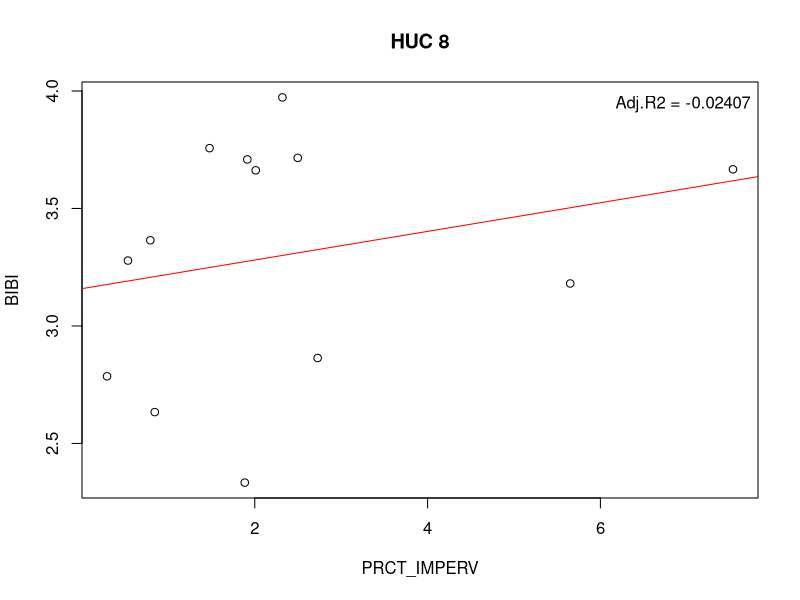
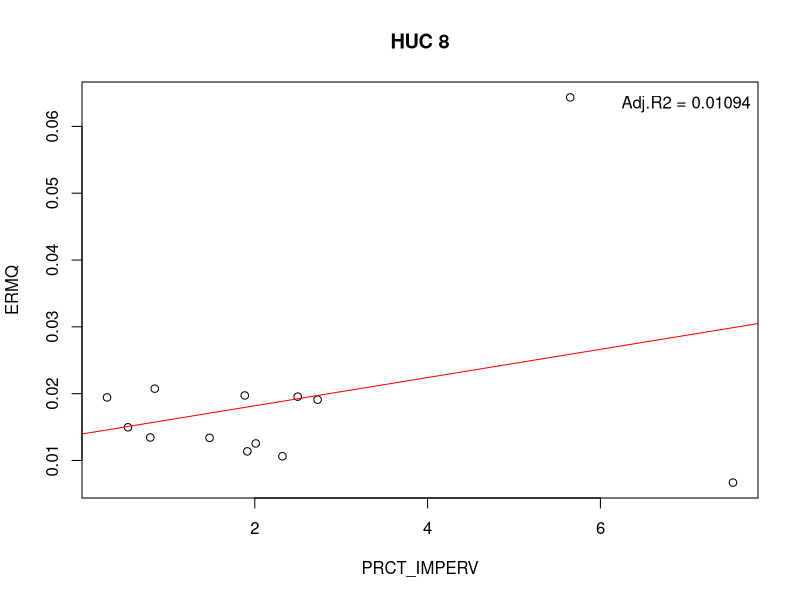
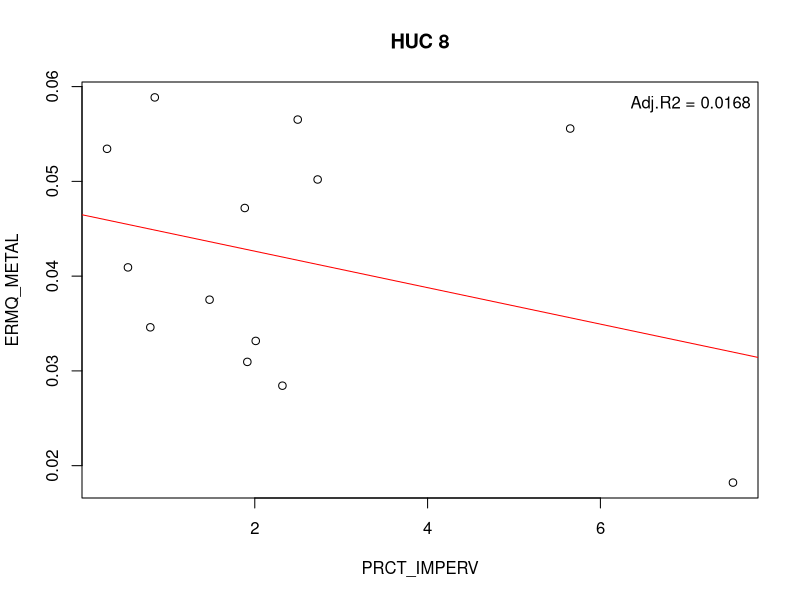
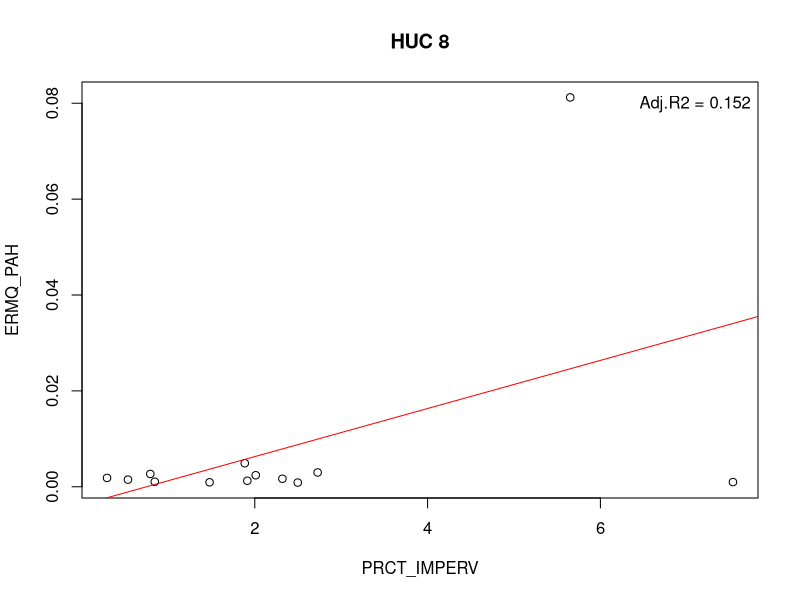
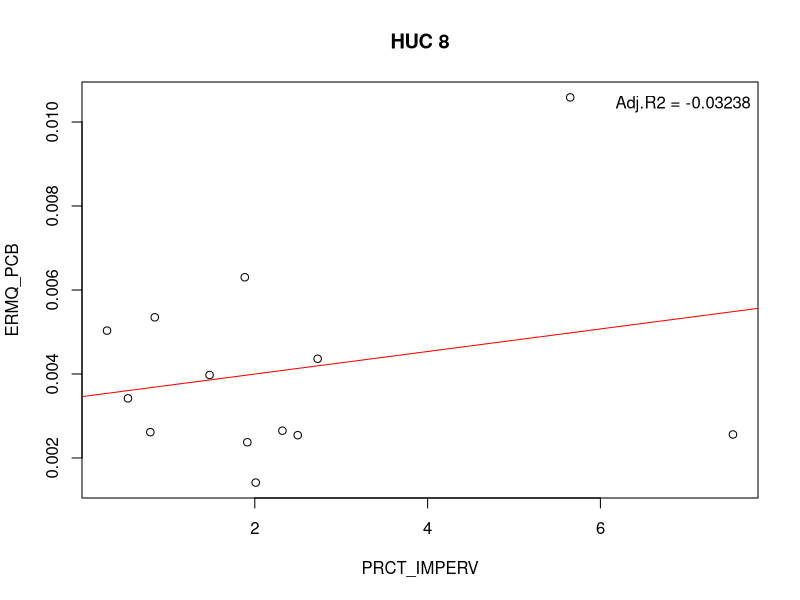
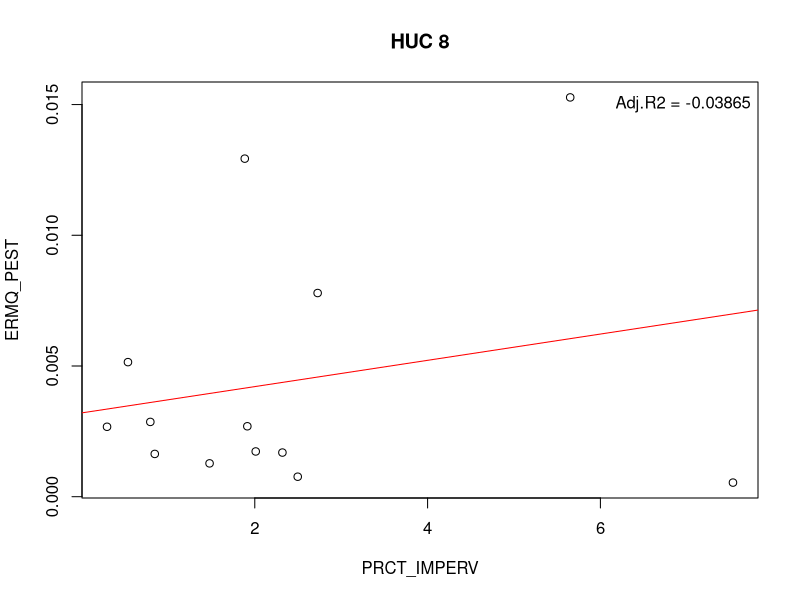
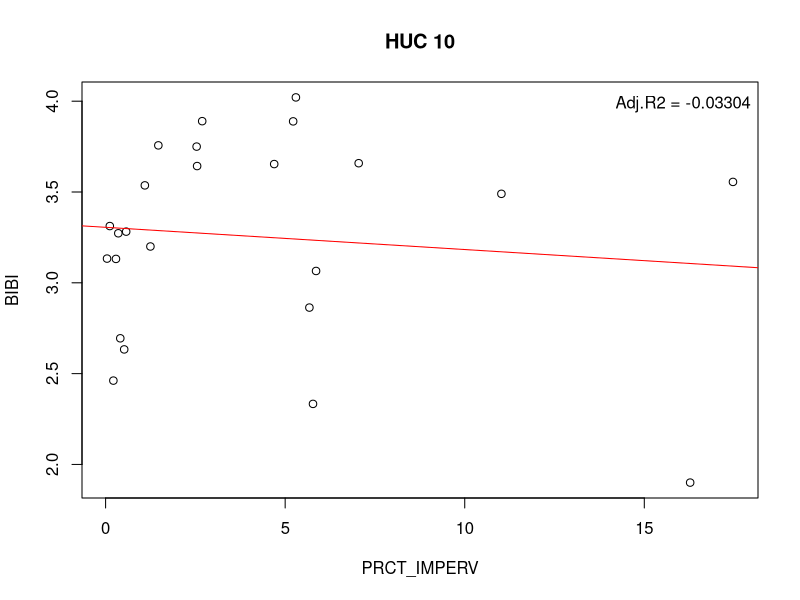
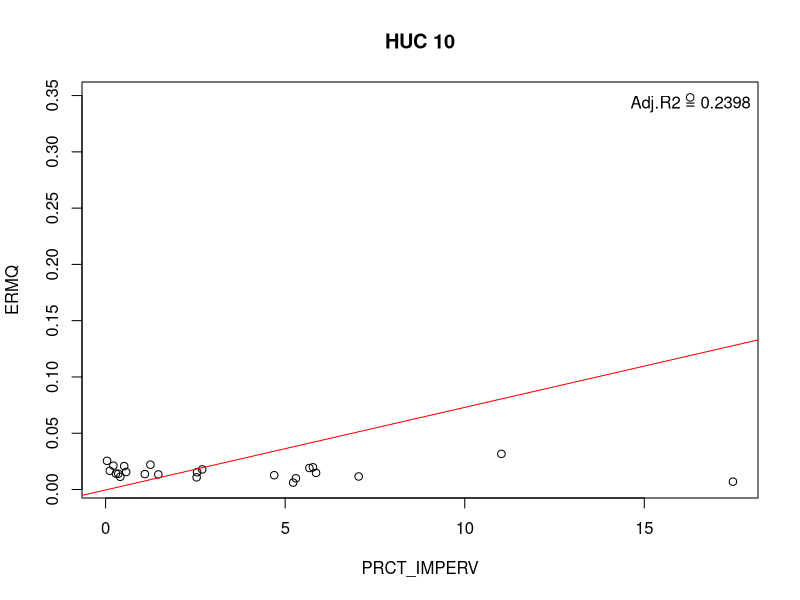

These charts were generated, in order, by the following R code:
## ---- chunk 1
library(dplyr)
library(tidyr)
## ---- chunk 2
#import data

scecap_watershed <- read.csv("./data/watershed_env_data.csv")
impervious <- read.csv("./data/impervious_prct_cover.csv")

#subset impervious data (most recent year, upland cat = 2) 

impervious_subset <- filter(impervious, YEAR == 2011, UPLAND == 2)

#join environmental data with impervious cover

scecap_imperv_join <- full_join(scecap_watershed, impervious_subset, by = "HUC_ID")

#remove HUCs w/ less than 3 stations

scecap_imperv_join <- filter(scecap_imperv_join, NUMBER_STATIONS >2)

#separate data by HUC digit

scecap_imperv_huc08 <- filter(scecap_imperv_join, HUC_DIGITS.x == 8)
scecap_imperv_huc10 <- filter(scecap_imperv_join, HUC_DIGITS.x == 10)
scecap_imperv_huc12 <- filter(scecap_imperv_join, HUC_DIGITS.x == 12)
scecap_imperv_huc14 <- filter(scecap_imperv_join, HUC_DIGITS.x == 14)
## ---- chunk 3
#build function that plots linear model between impervious cover (x) and environmental response (y)

scecap_scatterplot <- function(x) 
  
  {
  for(i in 5:10)  
    {
    lm_xy <- lm((x[,i]) ~ (x[,14]))
    lm_xy_sum <- summary(lm_xy)
    rsqr <- lm_xy_sum$adj.r.squared
    plot((x[,i]) ~ (x[,14]), main = paste("HUC", x[1,3]), xlab = colnames(x[14]), ylab = colnames(x[i]))
    abline(lm_xy, col = 'red')
    legend("topright", bty="n", legend=paste("Adj.R2 =", format(rsqr, digits=4)))
    }
  }

#run function for each watershed category
scecap_scatterplot(scecap_imperv_huc08)
scecap_scatterplot(scecap_imperv_huc10)
scecap_scatterplot(scecap_imperv_huc12)
scecap_scatterplot(scecap_imperv_huc14)
